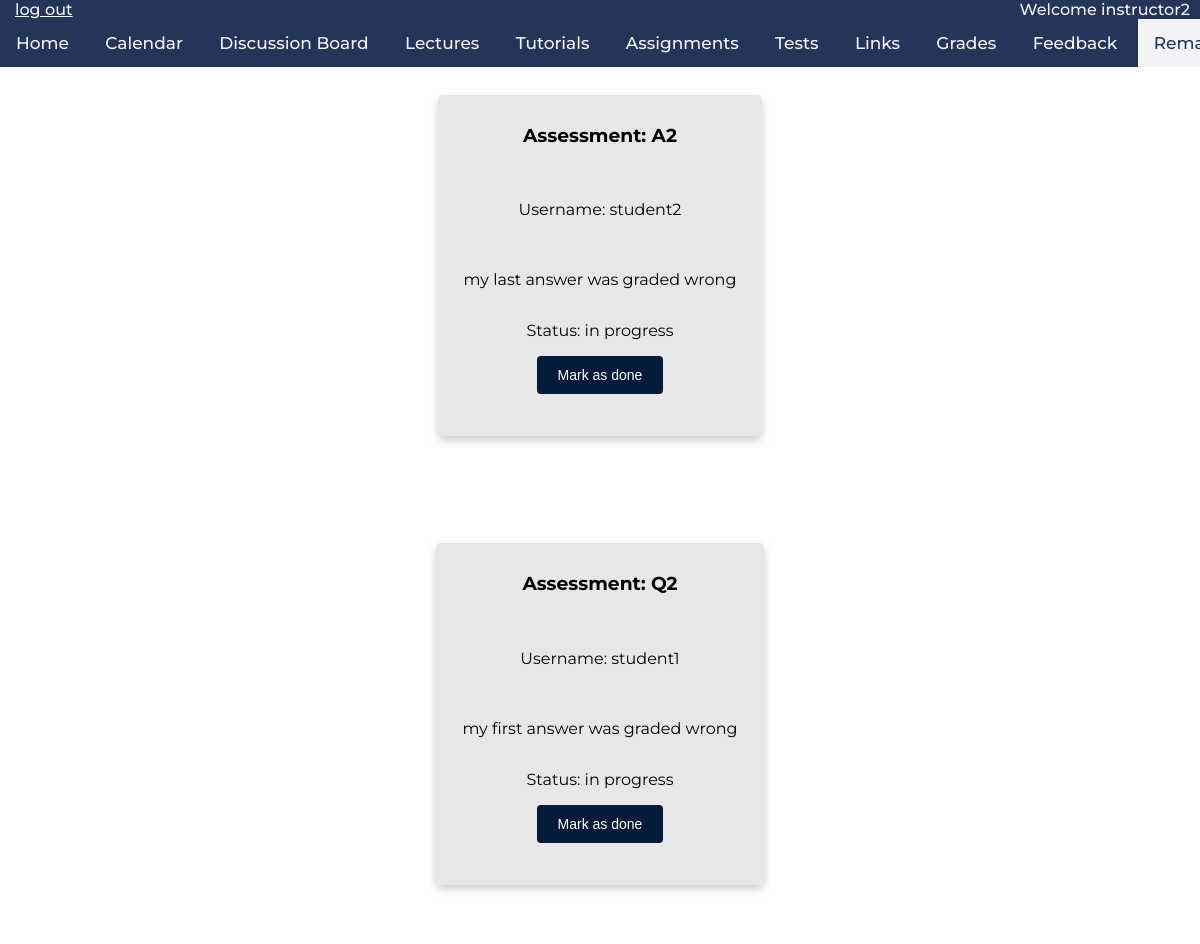
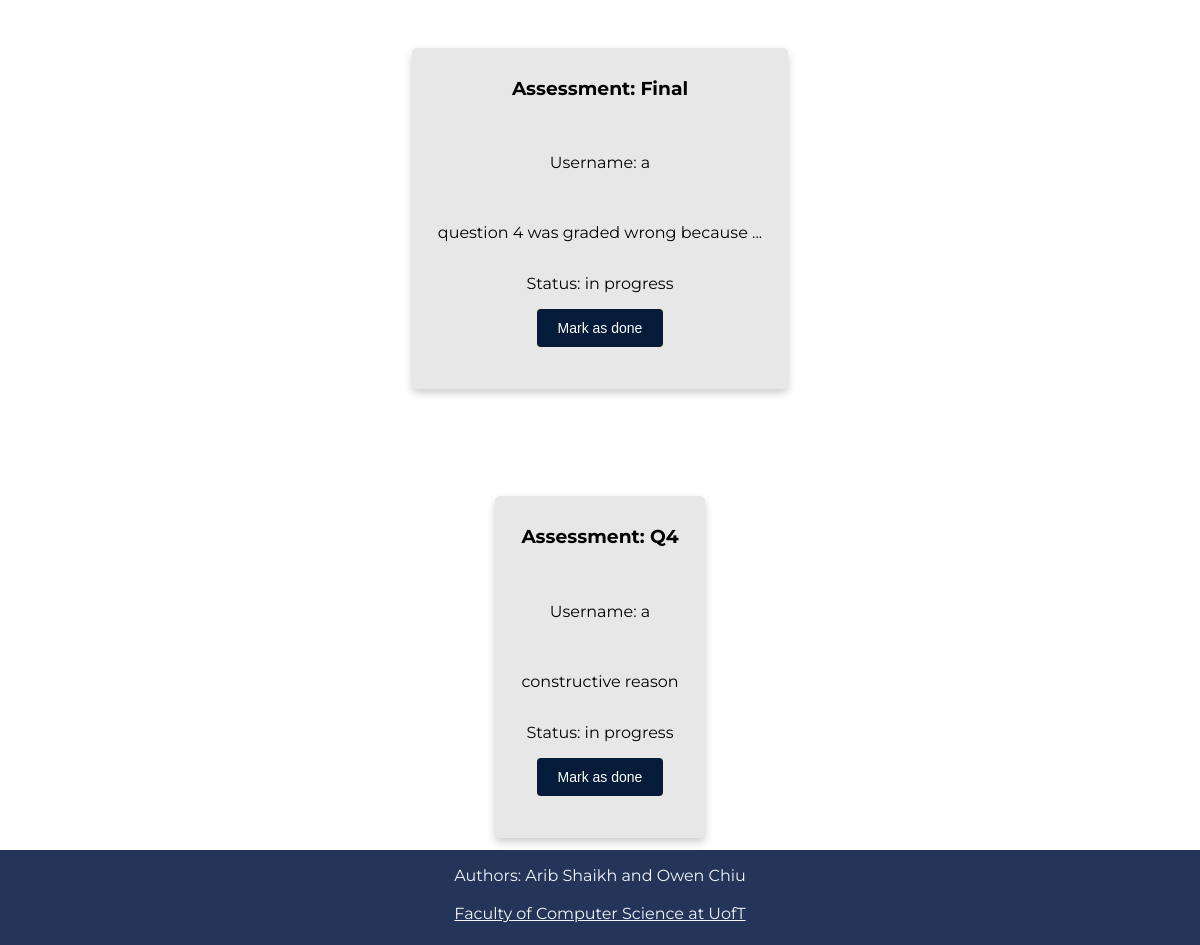
Screenshot of /remark (signed in) with the database file from the repository (2 pictures, top to bottom).
### tables this page shows
CREATE TABLE remark_requests(
	username VARCHAR(256) NOT NULL,
	mark_id VARCHAR(256) NOT NULL,
	comment VARCHAR(256),
	status VARCHAR(256),
	CHECK (status in ('in progress', 'addressed')),
	FOREIGN KEY(username) REFERENCES students(username)
	);

### app.py (the view, shortened to what this page needs)
@app.route('/remark')
def remark():
	if 'username' in session:
		user_id = session["username"]
		if session.get('instructor'):
			db = get_db()
			db.row_factory = make_dicts
			remarks = query_db("SELECT username, mark_id, comment, status FROM remark_requests", one=False)
			db.close()
			return render_template("remark.html", remarks = remarks, user_id = user_id)
	return redirect(url_for('login'))

### app.py (called while the page is built)
def get_db():
    db = getattr(g, '_database', None)
    if db is None:
        db = g._database = sqlite3.connect(DATABASE)
    return db

def make_dicts(cursor, row):
    return dict((cursor.description[idx][0], value)
                for idx, value in enumerate(row))

def query_db(query, args=(), one=False):
    cur = get_db().execute(query, args)
    rv = cur.fetchall()
    cur.close()
    return (rv[0] if rv else None) if one else rv

@app.teardown_appcontext
def close_connection(exception):
    db = getattr(g, '_database', None)
    if db is not None:
        db.close()

### templates/remark.html (shortened to what this page needs)
<!DOCTYPE html>
<html>
    <head>
        <link rel="stylesheet" href="../static/css/main.css" />
        <link rel="stylesheet" href="../static/css/remark.css" />
        <link rel="stylesheet" href="../static/css/navbar_footer.css" />
    </head>
    <body>
        <div class="navbar">
            <a class="logout" href="./logout">log out</a>
            <p class="welcomeName">Welcome {{user_id}}</p>
            <br>
            <div class="links">
                <a href="./">Home</a>
                <a href="./calendar">Calendar</a>
                <a href="https://piazza.com/class/kk052lckppx73x" target="_blank">Discussion Board</a>
                <a href="./lectures">Lectures</a>
                <a href="./tutorials">Tutorials</a>
                <a href="./assignments">Assignments</a>
                <a href="./tests">Tests</a>
                <a href="./links">Links</a>
                <a href="./grades">Grades</a>
                <a href="./feedback">Feedback</a>
                <a href="./remark" class="active-page">Remark Request</a>
            </div>
        </div>
        {% if session['instructor'] %}
            {% for requests in remarks %}
                <div class = "remarkBox">
                    <h3>Assessment: {{requests['mark_id']}}</h3><br>
                    <p>Username: {{requests['username']}}</p><br>
                    <p>{{requests['comment']}}</p>
                    <p>Status: {{requests['status']}} {% if requests['status']=='in progress' %}
                        <form action="/markAsDone" method="POST">
                            <button class = "inputButton" type="submit">Mark as done</button>
                        </form>
                        {% endif %}
                    </p>
                </div>
            {% endfor %}
        {% endif %}
        <footer>
                <p>Authors: Arib Shaikh and Owen Chiu<br>
                <br>
                <a href="https://web.cs.toronto.edu/" target="_blank">Faculty of Computer Science at UofT</a></p>
            </footer>

### static/css/main.css (style rules this page uses)
html { font-family: 'Montserrat', sans-serif; }
body { height:100vh; margin: 0px; display:flex; flex-direction:column; text-align: center; }
.inputButton { background-color: #051b3a; color: white; padding: 11px 21px; font-size: 14px; border: none; border-radius: 4px; cursor: pointer; }

### static/css/remark.css (style rules this page uses)
.remarkBox { background-color: rgb(231, 231, 231); display: flex; flex-direction: column; flex-grow: 1; margin:0px auto; margin-top:95px; margin-bottom: 12px; box-shadow: 0 4px 8px 0 rgba(0, 0, 0, 0.2); transition: 0.3s; border-radius: 5px; padding: 10px 26px; text-align: center; justify-content: center; align-items: center; }
body { display: flex; }

### static/css/navbar_footer.css (style rules this page uses)
.navbar { background-color: #25355A; overflow: auto; white-space: nowrap; position: fixed; top: 0; font-weight: 500; width: 100%; margin-left: 0px; text-align: left; }
.logout { padding-left: 5px; padding-bottom: 5px; margin-left: 10px; color:#F2F4F7; position: absolute; top:0; left:0; }
.welcomeName { padding-left: 5px; padding-bottom: 5px; padding-right: 10px; margin-top:0; margin-right:0; color:#F2F4F7; position: absolute; top:0; right:0; }
.links { text-align: center; }
.links a { display: inline-block; color: #F2F4F7; text-align: center; padding: 14px 16px; text-decoration: none; font-size: 17px; }
.links a.active-page { background-color: #F2F4F7; color: #25355A; }
footer { min-height:95px; margin-top: auto; text-align: center; background-color: #25355A; color: #F2F4F7; }
footer a { color: #F2F4F7; margin-bottom: 10px; }
footer p { margin-right: 0px; margin-left: 0px; }

### rows the page displays
remark_requests: mark_id "A2", username "student2", comment "my last answer was graded wrong", status "in progress"
remark_requests: mark_id "Q2", username "student1", comment "my first answer was graded wrong", status "in progress"
remark_requests: mark_id "Final", username "a", comment "question 4 was graded wrong because ...", status "in progress"
remark_requests: mark_id "Q4", username "a", comment "constructive reason", status "in progress"

### other values shown
{{ user_id }} "instructor2"
